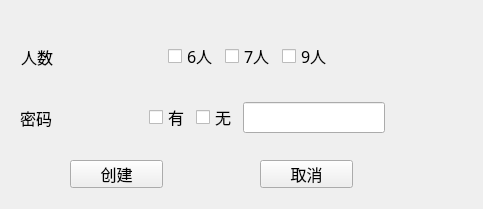
<?xml version="1.0" encoding="UTF-8"?>
<ui version="4.0">
 <class>CreateRoom</class>
 <widget class="QWidget" name="CreateRoom">
  <property name="geometry">
   <rect>
    <x>0</x>
    <y>0</y>
    <width>483</width>
    <height>209</height>
   </rect>
  </property>
  <property name="font">
   <font>
    <family>微软雅黑</family>
    <pointsize>12</pointsize>
   </font>
  </property>
  <property name="windowTitle">
   <string>Form</string>
  </property>
  <widget class="QPushButton" name="pb_create">
   <property name="geometry">
    <rect>
     <x>70</x>
     <y>160</y>
     <width>93</width>
     <height>28</height>
    </rect>
   </property>
   <property name="text">
    <string>创建</string>
   </property>
  </widget>
  <widget class="QPushButton" name="pb_cancel">
   <property name="geometry">
    <rect>
     <x>260</x>
     <y>160</y>
     <width>93</width>
     <height>28</height>
    </rect>
   </property>
   <property name="text">
    <string>取消</string>
   </property>
  </widget>
  <widget class="QWidget" name="">
   <property name="geometry">
    <rect>
     <x>21</x>
     <y>40</y>
     <width>421</width>
     <height>33</height>
    </rect>
   </property>
   <layout class="QHBoxLayout" name="horizontalLayout">
    <item>
     <widget class="QLabel" name="lb_set_number">
      <property name="text">
       <string>人数</string>
      </property>
     </widget>
    </item>
    <item>
     <spacer name="horizontalSpacer_2">
      <property name="orientation">
       <enum>Qt::Horizontal</enum>
      </property>
      <property name="sizeHint" stdset="0">
       <size>
        <width>40</width>
        <height>20</height>
       </size>
      </property>
     </spacer>
    </item>
    <item>
     <widget class="QCheckBox" name="cb_six">
      <property name="text">
       <string>6人</string>
      </property>
     </widget>
    </item>
    <item>
     <widget class="QCheckBox" name="cb_seven">
      <property name="text">
       <string>7人</string>
      </property>
     </widget>
    </item>
    <item>
     <widget class="QCheckBox" name="cb_night">
      <property name="text">
       <string>9人</string>
      </property>
     </widget>
    </item>
    <item>
     <spacer name="horizontalSpacer">
      <property name="orientation">
       <enum>Qt::Horizontal</enum>
      </property>
      <property name="sizeHint" stdset="0">
       <size>
        <width>40</width>
        <height>20</height>
       </size>
      </property>
     </spacer>
    </item>
   </layout>
  </widget>
  <widget class="QWidget" name="">
   <property name="geometry">
    <rect>
     <x>20</x>
     <y>100</y>
     <width>456</width>
     <height>35</height>
    </rect>
   </property>
   <layout class="QHBoxLayout" name="horizontalLayout_2">
    <item>
     <widget class="QLabel" name="lb_pwd">
      <property name="text">
       <string>密码</string>
      </property>
     </widget>
    </item>
    <item>
     <spacer name="horizontalSpacer_3">
      <property name="orientation">
       <enum>Qt::Horizontal</enum>
      </property>
      <property name="sizeHint" stdset="0">
       <size>
        <width>40</width>
        <height>20</height>
       </size>
      </property>
     </spacer>
    </item>
    <item>
     <widget class="QCheckBox" name="cb_has_pwd">
      <property name="text">
       <string>有</string>
      </property>
     </widget>
    </item>
    <item>
     <widget class="QCheckBox" name="cb_no_pwd">
      <property name="text">
       <string>无</string>
      </property>
     </widget>
    </item>
    <item>
     <widget class="QLineEdit" name="le_pwd"/>
    </item>
    <item>
     <spacer name="horizontalSpacer_4">
      <property name="orientation">
       <enum>Qt::Horizontal</enum>
      </property>
      <property name="sizeHint" stdset="0">
       <size>
        <width>40</width>
        <height>20</height>
       </size>
      </property>
     </spacer>
    </item>
   </layout>
  </widget>
 </widget>
 <resources/>
 <connections/>
</ui>
